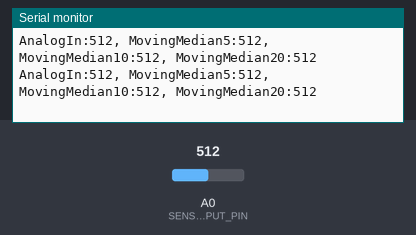
Simulated run of this sketch. Board: Arduino Uno, built with avr-gcc and run on an emulated ATmega328P. Parts: the last lines printed to the serial monitor. Inputs (shaded band) come from the test bench; at power-on: A0 (SENSOR_INPUT_PIN) = 512.

Above: at 1.2 s.
1.3 s: A0 (SENSOR_INPUT_PIN) set to 11
At 1.43 s:
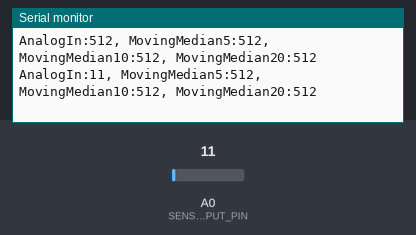
4.3 s: A0 (SENSOR_INPUT_PIN) set to 8
At 4.32 s:
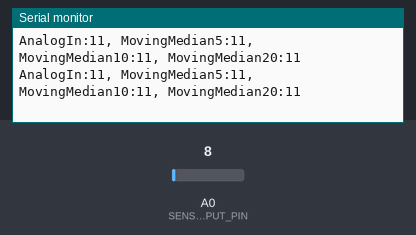
10.3 s: A0 (SENSOR_INPUT_PIN) set to 105
At 10.43 s:
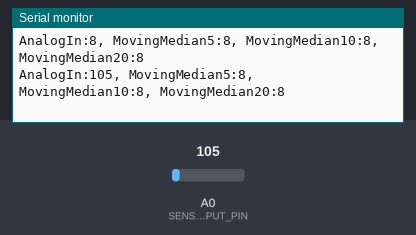
13.3 s: A0 (SENSOR_INPUT_PIN) set to 91
At 13.36 s:
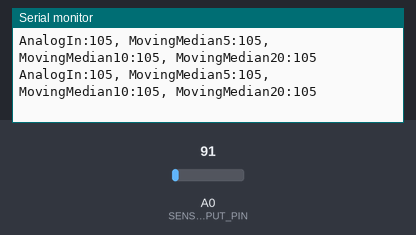
Timing chart, 0 to 16.3 s (numbered marks = the images above; inputs shaded):
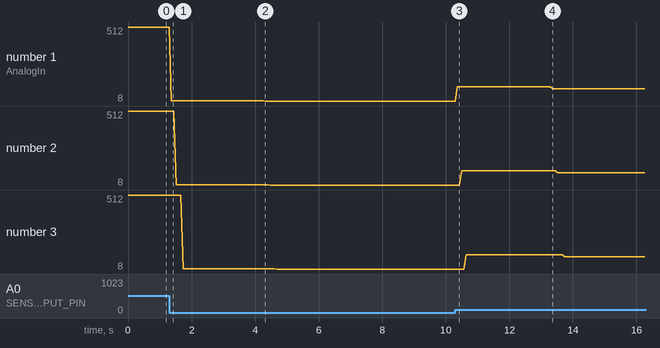

The sketch:

MovingMedianFilterWindowSizeDemo.ino
```cpp
/*
 * Example of smoothing input on A0 using a moving median filter of various window sizes.
 *
 * Requires the Median Filter 2 library from Luis Llamas:
 * https://github.com/warhog/Arduino-MedianFilter
 *
 * You can install this in the Arduino IDE by going to:
 * 1. Tools -> Manage Libraries
 * 2. Search for median filter
 * 3. Select MedianFilterLib2 by Luis Llamas
 * 4. Click the 'Install' button
 *
 * By Jon E. Froehlich
 * @jonfroehlich
 * http://makeabilitylab.io
 *
 */
#include <MedianFilterLib2.h>

// The Arduino Uno ADC is 10 bits (thus, 0 - 1023 values)
#define MAX_ANALOG_INPUT_VAL 1023

const int SENSOR_INPUT_PIN = A0;

MedianFilter2<int> _movingMedianFilter5(5);
MedianFilter2<int> _movingMedianFilter10(10);
MedianFilter2<int> _movingMedianFilter20(20);

void setup() {
  Serial.begin(9600);
}

void loop() {

  // Read the sensor value
  int sensorVal = analogRead(SENSOR_INPUT_PIN);

  // Get value
  int median5 = _movingMedianFilter5.AddValue(sensorVal);
  int median10 = _movingMedianFilter10.AddValue(sensorVal);
  int median20 = _movingMedianFilter20.AddValue(sensorVal);

  // print the sensor value and the smoothed values
  // best to visualize these in the serial plotter tool
  Serial.print("AnalogIn:");
  Serial.print(sensorVal);
  Serial.print(", MovingMedian5:");
  Serial.print(median5);
  Serial.print(", MovingMedian10:");
  Serial.print(median10);
  Serial.print(", MovingMedian20:");
  Serial.println(median20);

  delay(50);
}
```

Measured:
- after the input at 1.3 s, the serial monitor: prints a new line after 0.07 s (image 1)
- after the input at 10.3 s, the serial monitor: prints a new line after 0.06 s (image 3)
- plotted number 1: 512 → 11 after the input at 1.3 s, 11 → 8 after the input at 4.3 s, 8 → 105 after the input at 10.3 s, 105 → 91 after the input at 13.3 s
- plotted number 2: 512 → 11 after the input at 1.3 s, 11 → 8 after the input at 4.3 s, 8 → 105 after the input at 10.3 s, 105 → 91 after the input at 13.3 s
- plotted number 3: 512 → 11 after the input at 1.3 s, 11 → 8 after the input at 4.3 s, 8 → 105 after the input at 10.3 s, 105 → 91 after the input at 13.3 s
